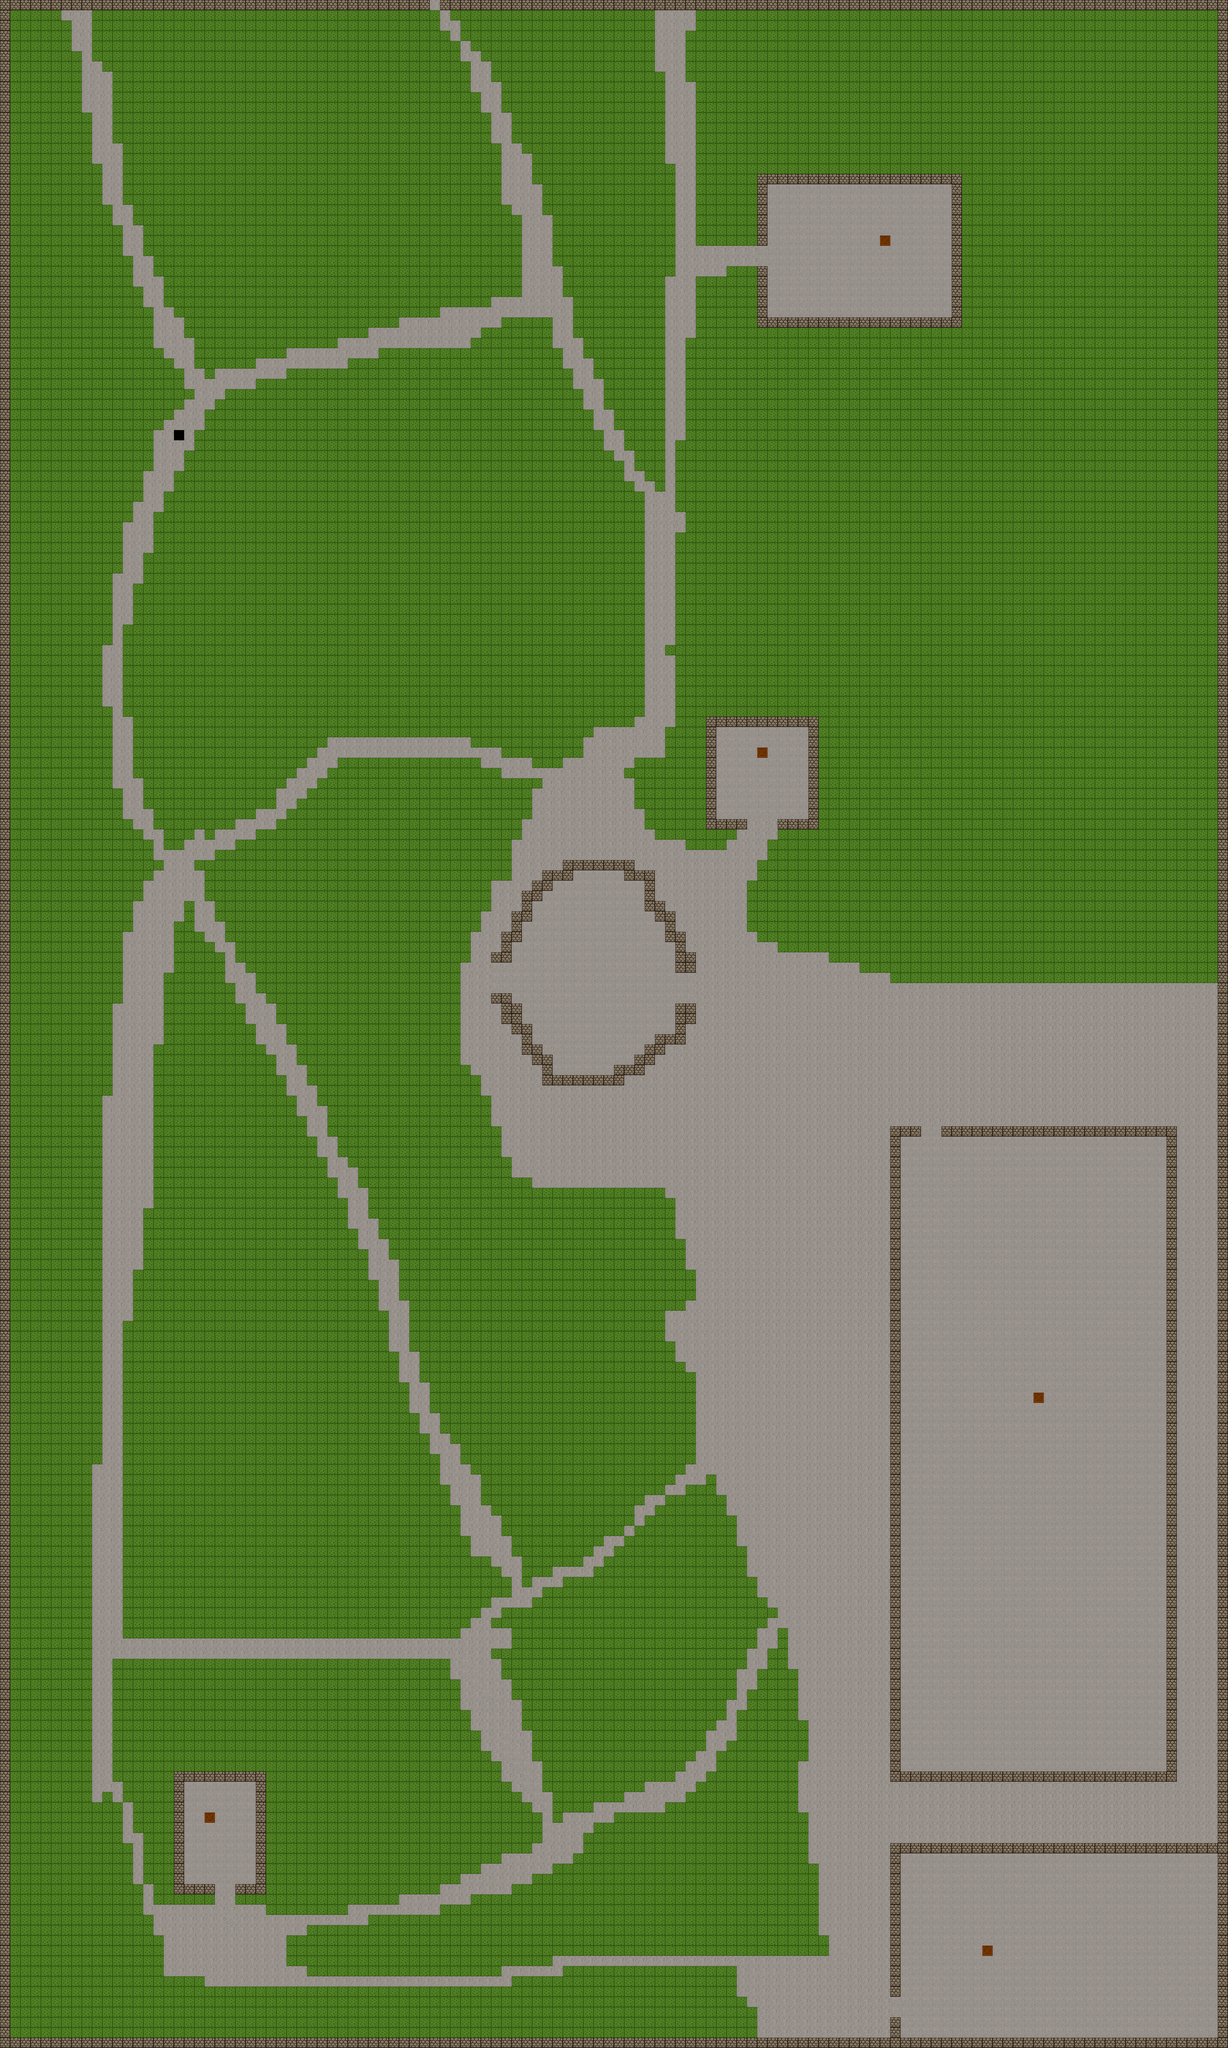

A level layout from a 2D game, rendered from its tile map. Below: a short description, then the map file with tile-grid data replaced by summaries:
An orthogonal 120x200 tile map with 32x32 px tiles, 1 tile layer (Tile Layer 1).

<map version="1.10" tiledversion="1.11.2" orientation="orthogonal" renderorder="right-down" width="120" height="200" tilewidth="32" tileheight="32" infinite="0" nextlayerid="2" nextobjectid="1">
 <tileset firstgid="1" source="imagetile.tsx" />
 <layer id="1" name="Tile Layer 1" width="120" height="200">
  <data>[24000 cells, 23999 non-empty, 5 distinct tile ids]</data>
 </layer>
</map>
